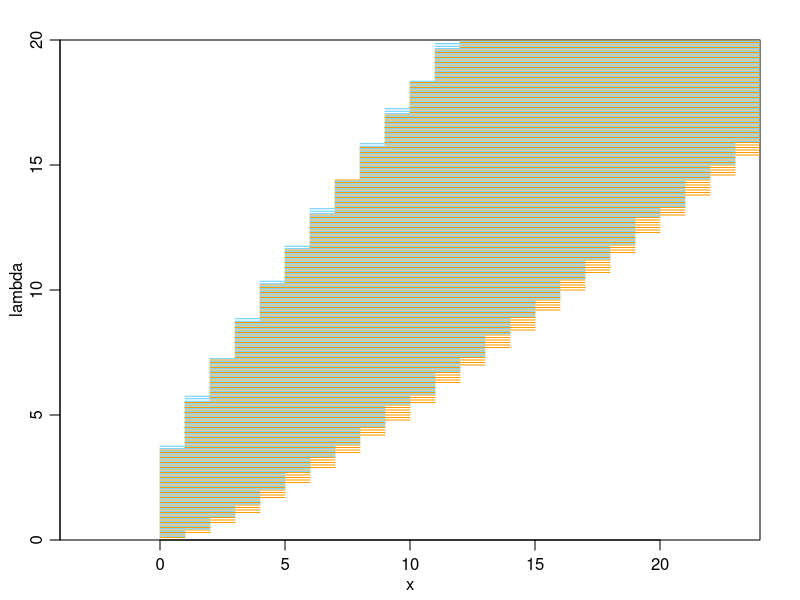

Write the R code that produced this figure.
quartz(type="png", file="cps.png", width=7, height=7, bg="white", family="HiraKakuProN-W3")
par(mgp=c(1.7,0.7,0)) # title and axis margins. default: c(3,1,0)
par(mar=c(3,3,2,2)) # bottom, left, top, right margins. default: c(5,4,4,2)+0.1
plot(NULL, xlim=c(0,20), ylim=c(0,20), xlab="x", ylab="lambda", xaxs="i", yaxs="i", asp=1)
for (lambda in seq(0,20,0.1)) {
    x = qpois(c(0.025,0.975), lambda)
    segments(x[1], lambda, x[2], lambda, col="#ff9900")
}
for (lambda in seq(0,20,0.1)) {
    t = sort(dpois(0:100, lambda), decreasing=TRUE)
    s = cumsum(t)
    m = t[sum(s < 0.95) + 1]
    x = range((0:100)[dpois(0:100, lambda) >= m])
    segments(x[1], lambda+0.05, x[2], lambda+0.05, col="#66ccff")
}
dev.off()
